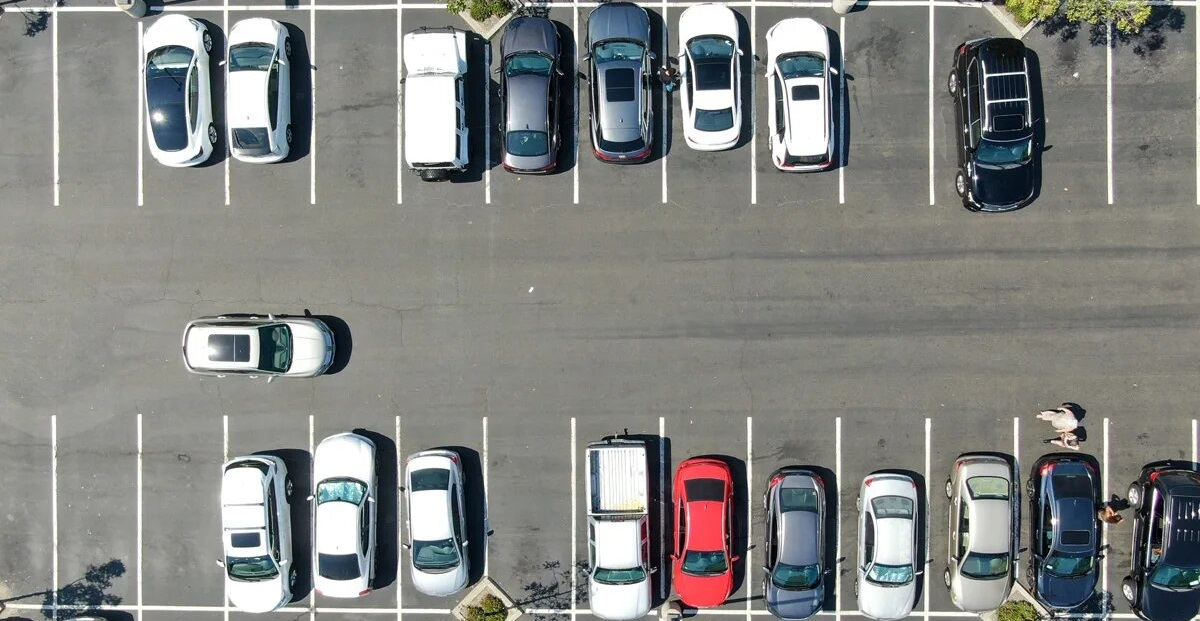
#> input picture backend/uploads/4f167bdaa635_0.png, 1200 x 621 px
$ python -i utils.py   (imports and definitions only)   (older library calls are emulated)
#> lines starting #> are read from the running program, lines starting #| are printed output that depends on the picture
"""
utils.py

Image processing helpers. Currently computes:
- Brightness (mean grayscale intensity, 0-255)
- Blur (variance of Laplacian; lower => blurrier)

These are cheap, deterministic quality signals used today as
placeholder metrics and, later, as candidate input features for
a trained model.
"""

import uuid
from pathlib import Path

import cv2
import numpy as np


ALLOWED_EXTENSIONS = {".jpg", ".jpeg", ".png", ".bmp", ".webp"}


def is_allowed_image(filename: str) -> bool:
    return Path(filename).suffix.lower() in ALLOWED_EXTENSIONS


def generate_unique_filename(original_filename: str) -> str:
    """Prevents overwrites by prefixing a UUID onto the original name."""
    suffix = Path(original_filename).suffix.lower() or ".jpg"
    safe_stem = Path(original_filename).stem.replace(" ", "_")[:40]
    return f"{uuid.uuid4().hex[:12]}_{safe_stem}{suffix}"


def load_image(image_path: str) -> np.ndarray:
#> called with image_path = 'uploads/4f167bdaa635_0.png'
    image = cv2.imread(str(image_path))
#> image is the input picture: shape (621, 1200, 3); mean B, G, R 129.5, 132.5, 130.8
    if image is None:
        raise ValueError(f"Could not read image at {image_path}. File may be corrupt or unsupported.")
    return image


def compute_brightness(image: np.ndarray) -> float:
    """Average grayscale intensity, 0 (black) - 255 (white)."""
    gray = cv2.cvtColor(image, cv2.COLOR_BGR2GRAY)
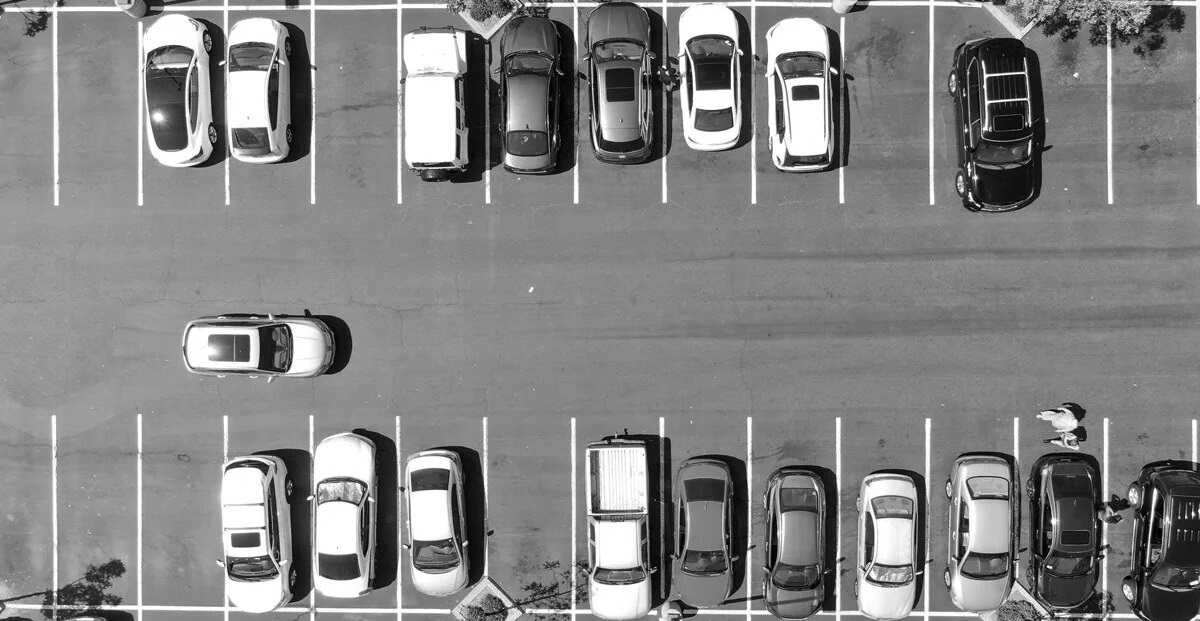
#> gray: shape (621, 1200); min 0, max 255, mean 131.7
    return float(np.mean(gray))


def compute_blur(image: np.ndarray) -> float:
    """Variance of the Laplacian. Higher = sharper, lower = blurrier."""
    gray = cv2.cvtColor(image, cv2.COLOR_BGR2GRAY)
    laplacian = cv2.Laplacian(gray, cv2.CV_64F)
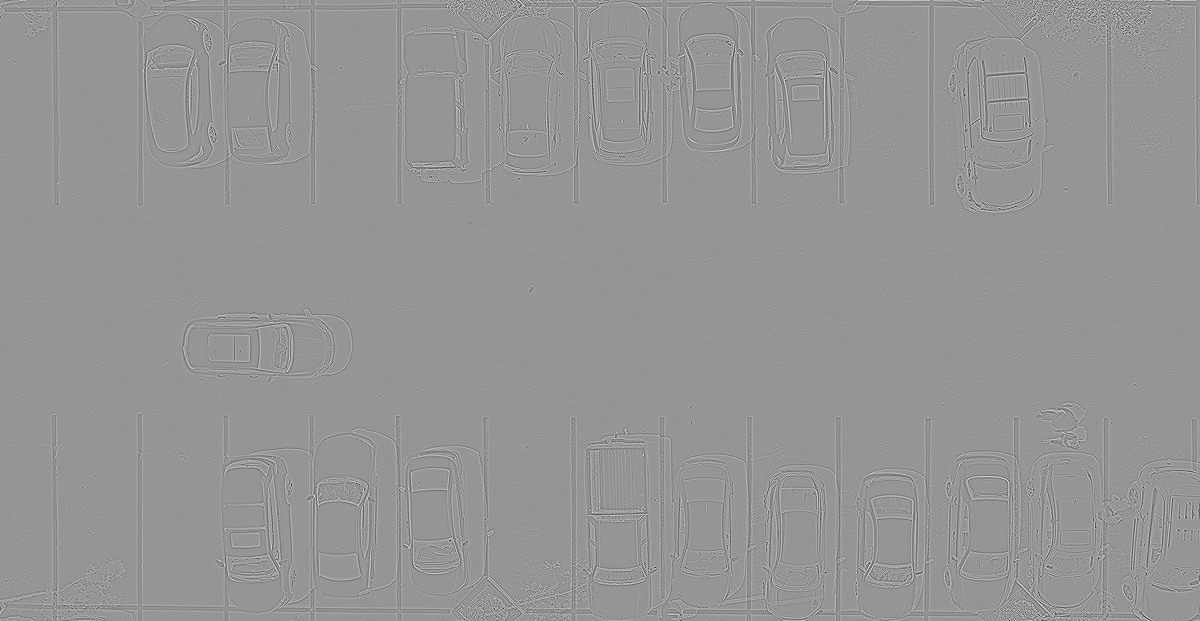
#> laplacian: shape (621, 1200) float64; min -591, max 418, mean 0; drawn with min black and max white
    return float(laplacian.var())


def compute_metrics(image_path: str) -> dict:
    image = load_image(image_path)
    return {
        "brightness": round(compute_brightness(image), 2),
        "blur": round(compute_blur(image), 2),
    }

>>> result = compute_metrics('uploads/4f167bdaa635_0.png')
#> result = {'brightness': 131.7, 'blur': 1388.2}
